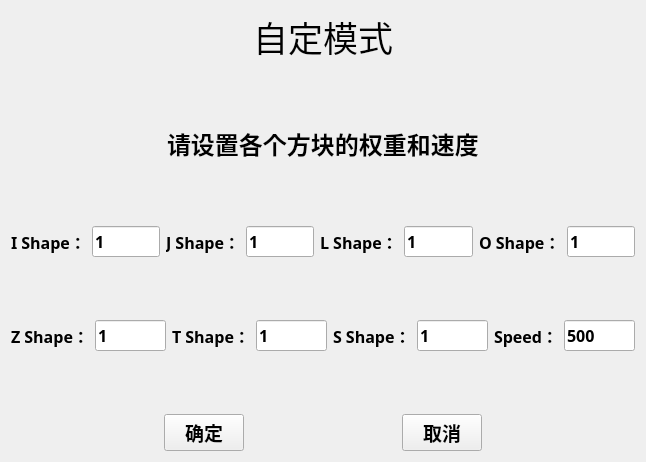
<?xml version="1.0" encoding="UTF-8"?>
<ui version="4.0">
 <class>Form</class>
 <widget class="QWidget" name="Form">
  <property name="geometry">
   <rect>
    <x>0</x>
    <y>0</y>
    <width>646</width>
    <height>462</height>
   </rect>
  </property>
  <property name="windowTitle">
   <string>Form</string>
  </property>
  <property name="styleSheet">
   <string notr="true"/>
  </property>
  <layout class="QHBoxLayout" name="horizontalLayout_19">
   <item>
    <spacer name="horizontalSpacer_14">
     <property name="orientation">
      <enum>Qt::Horizontal</enum>
     </property>
     <property name="sizeHint" stdset="0">
      <size>
       <width>40</width>
       <height>20</height>
      </size>
     </property>
    </spacer>
   </item>
   <item>
    <layout class="QVBoxLayout" name="verticalLayout">
     <item>
      <layout class="QHBoxLayout" name="horizontalLayout">
       <item>
        <spacer name="horizontalSpacer_2">
         <property name="orientation">
          <enum>Qt::Horizontal</enum>
         </property>
         <property name="sizeHint" stdset="0">
          <size>
           <width>40</width>
           <height>20</height>
          </size>
         </property>
        </spacer>
       </item>
       <item>
        <widget class="QLabel" name="label">
         <property name="font">
          <font>
           <family>Adobe Devanagari</family>
           <pointsize>26</pointsize>
          </font>
         </property>
         <property name="text">
          <string>自定模式</string>
         </property>
        </widget>
       </item>
       <item>
        <spacer name="horizontalSpacer">
         <property name="orientation">
          <enum>Qt::Horizontal</enum>
         </property>
         <property name="sizeHint" stdset="0">
          <size>
           <width>40</width>
           <height>20</height>
          </size>
         </property>
        </spacer>
       </item>
      </layout>
     </item>
     <item>
      <spacer name="verticalSpacer">
       <property name="orientation">
        <enum>Qt::Vertical</enum>
       </property>
       <property name="sizeHint" stdset="0">
        <size>
         <width>20</width>
         <height>40</height>
        </size>
       </property>
      </spacer>
     </item>
     <item>
      <layout class="QHBoxLayout" name="horizontalLayout_16">
       <item>
        <spacer name="horizontalSpacer_9">
         <property name="orientation">
          <enum>Qt::Horizontal</enum>
         </property>
         <property name="sizeHint" stdset="0">
          <size>
           <width>40</width>
           <height>20</height>
          </size>
         </property>
        </spacer>
       </item>
       <item>
        <widget class="QLabel" name="label_10">
         <property name="font">
          <font>
           <family>微软雅黑</family>
           <pointsize>18</pointsize>
           <weight>75</weight>
           <bold>true</bold>
          </font>
         </property>
         <property name="text">
          <string>请设置各个方块的权重和速度</string>
         </property>
        </widget>
       </item>
       <item>
        <spacer name="horizontalSpacer_10">
         <property name="orientation">
          <enum>Qt::Horizontal</enum>
         </property>
         <property name="sizeHint" stdset="0">
          <size>
           <width>40</width>
           <height>20</height>
          </size>
         </property>
        </spacer>
       </item>
      </layout>
     </item>
     <item>
      <spacer name="verticalSpacer_2">
       <property name="orientation">
        <enum>Qt::Vertical</enum>
       </property>
       <property name="sizeHint" stdset="0">
        <size>
         <width>20</width>
         <height>40</height>
        </size>
       </property>
      </spacer>
     </item>
     <item>
      <layout class="QHBoxLayout" name="horizontalLayout_4">
       <item>
        <layout class="QHBoxLayout" name="horizontalLayout_2">
         <item>
          <widget class="QLabel" name="label_2">
           <property name="font">
            <font>
             <family>微软雅黑</family>
             <pointsize>12</pointsize>
             <weight>75</weight>
             <bold>true</bold>
            </font>
           </property>
           <property name="text">
            <string>I Shape：</string>
           </property>
          </widget>
         </item>
         <item>
          <widget class="QLineEdit" name="ishape">
           <property name="font">
            <font>
             <family>微软雅黑</family>
             <pointsize>12</pointsize>
             <weight>75</weight>
             <bold>true</bold>
            </font>
           </property>
           <property name="text">
            <string>1</string>
           </property>
          </widget>
         </item>
         <item>
          <layout class="QHBoxLayout" name="horizontalLayout_3">
           <item>
            <widget class="QLabel" name="label_3">
             <property name="font">
              <font>
               <family>微软雅黑</family>
               <pointsize>12</pointsize>
               <weight>75</weight>
               <bold>true</bold>
              </font>
             </property>
             <property name="text">
              <string>J Shape：</string>
             </property>
            </widget>
           </item>
           <item>
            <widget class="QLineEdit" name="jshape">
             <property name="font">
              <font>
               <family>微软雅黑</family>
               <pointsize>12</pointsize>
               <weight>75</weight>
               <bold>true</bold>
              </font>
             </property>
             <property name="text">
              <string>1</string>
             </property>
            </widget>
           </item>
          </layout>
         </item>
         <item>
          <spacer name="horizontalSpacer_4">
           <property name="orientation">
            <enum>Qt::Horizontal</enum>
           </property>
           <property name="sizeHint" stdset="0">
            <size>
             <width>40</width>
             <height>20</height>
            </size>
           </property>
          </spacer>
         </item>
         <item>
          <layout class="QHBoxLayout" name="horizontalLayout_5">
           <item>
            <widget class="QLabel" name="label_5">
             <property name="font">
              <font>
               <family>微软雅黑</family>
               <pointsize>12</pointsize>
               <weight>75</weight>
               <bold>true</bold>
              </font>
             </property>
             <property name="text">
              <string>L Shape：</string>
             </property>
            </widget>
           </item>
           <item>
            <widget class="QLineEdit" name="lshape">
             <property name="font">
              <font>
               <family>微软雅黑</family>
               <pointsize>12</pointsize>
               <weight>75</weight>
               <bold>true</bold>
              </font>
             </property>
             <property name="text">
              <string>1</string>
             </property>
            </widget>
           </item>
          </layout>
         </item>
         <item>
          <spacer name="horizontalSpacer_5">
           <property name="orientation">
            <enum>Qt::Horizontal</enum>
           </property>
           <property name="sizeHint" stdset="0">
            <size>
             <width>40</width>
             <height>20</height>
            </size>
           </property>
          </spacer>
         </item>
         <item>
          <layout class="QHBoxLayout" name="horizontalLayout_6">
           <item>
            <widget class="QLabel" name="label_8">
             <property name="font">
              <font>
               <family>微软雅黑</family>
               <pointsize>12</pointsize>
               <weight>75</weight>
               <bold>true</bold>
              </font>
             </property>
             <property name="text">
              <string>O Shape：</string>
             </property>
            </widget>
           </item>
           <item>
            <widget class="QLineEdit" name="oshape">
             <property name="font">
              <font>
               <family>微软雅黑</family>
               <pointsize>12</pointsize>
               <weight>75</weight>
               <bold>true</bold>
              </font>
             </property>
             <property name="text">
              <string>1</string>
             </property>
            </widget>
           </item>
          </layout>
         </item>
         <item>
          <spacer name="horizontalSpacer_3">
           <property name="orientation">
            <enum>Qt::Horizontal</enum>
           </property>
           <property name="sizeHint" stdset="0">
            <size>
             <width>40</width>
             <height>20</height>
            </size>
           </property>
          </spacer>
         </item>
        </layout>
       </item>
      </layout>
     </item>
     <item>
      <spacer name="verticalSpacer_3">
       <property name="orientation">
        <enum>Qt::Vertical</enum>
       </property>
       <property name="sizeHint" stdset="0">
        <size>
         <width>20</width>
         <height>40</height>
        </size>
       </property>
      </spacer>
     </item>
     <item>
      <layout class="QHBoxLayout" name="horizontalLayout_7">
       <item>
        <layout class="QHBoxLayout" name="horizontalLayout_8">
         <item>
          <widget class="QLabel" name="label_4">
           <property name="font">
            <font>
             <family>微软雅黑</family>
             <pointsize>12</pointsize>
             <weight>75</weight>
             <bold>true</bold>
            </font>
           </property>
           <property name="text">
            <string>Z Shape：</string>
           </property>
          </widget>
         </item>
         <item>
          <widget class="QLineEdit" name="zshape">
           <property name="font">
            <font>
             <family>微软雅黑</family>
             <pointsize>12</pointsize>
             <weight>75</weight>
             <bold>true</bold>
            </font>
           </property>
           <property name="text">
            <string>1</string>
           </property>
          </widget>
         </item>
         <item>
          <layout class="QHBoxLayout" name="horizontalLayout_9">
           <item>
            <widget class="QLabel" name="label_6">
             <property name="font">
              <font>
               <family>微软雅黑</family>
               <pointsize>12</pointsize>
               <weight>75</weight>
               <bold>true</bold>
              </font>
             </property>
             <property name="text">
              <string>T Shape：</string>
             </property>
            </widget>
           </item>
           <item>
            <widget class="QLineEdit" name="tshape">
             <property name="font">
              <font>
               <family>微软雅黑</family>
               <pointsize>12</pointsize>
               <weight>75</weight>
               <bold>true</bold>
              </font>
             </property>
             <property name="text">
              <string>1</string>
             </property>
            </widget>
           </item>
          </layout>
         </item>
         <item>
          <spacer name="horizontalSpacer_6">
           <property name="orientation">
            <enum>Qt::Horizontal</enum>
           </property>
           <property name="sizeHint" stdset="0">
            <size>
             <width>40</width>
             <height>20</height>
            </size>
           </property>
          </spacer>
         </item>
         <item>
          <layout class="QHBoxLayout" name="horizontalLayout_10">
           <item>
            <widget class="QLabel" name="label_7">
             <property name="font">
              <font>
               <family>微软雅黑</family>
               <pointsize>12</pointsize>
               <weight>75</weight>
               <bold>true</bold>
              </font>
             </property>
             <property name="text">
              <string>S Shape：</string>
             </property>
            </widget>
           </item>
           <item>
            <widget class="QLineEdit" name="sshape">
             <property name="font">
              <font>
               <family>微软雅黑</family>
               <pointsize>12</pointsize>
               <weight>75</weight>
               <bold>true</bold>
              </font>
             </property>
             <property name="text">
              <string>1</string>
             </property>
            </widget>
           </item>
          </layout>
         </item>
         <item>
          <spacer name="horizontalSpacer_7">
           <property name="orientation">
            <enum>Qt::Horizontal</enum>
           </property>
           <property name="sizeHint" stdset="0">
            <size>
             <width>40</width>
             <height>20</height>
            </size>
           </property>
          </spacer>
         </item>
         <item>
          <layout class="QHBoxLayout" name="horizontalLayout_11">
           <item>
            <widget class="QLabel" name="label_9">
             <property name="font">
              <font>
               <family>微软雅黑</family>
               <pointsize>12</pointsize>
               <weight>75</weight>
               <bold>true</bold>
              </font>
             </property>
             <property name="text">
              <string>Speed：</string>
             </property>
            </widget>
           </item>
           <item>
            <widget class="QLineEdit" name="speed">
             <property name="font">
              <font>
               <family>微软雅黑</family>
               <pointsize>12</pointsize>
               <weight>75</weight>
               <bold>true</bold>
              </font>
             </property>
             <property name="text">
              <string>500</string>
             </property>
            </widget>
           </item>
          </layout>
         </item>
         <item>
          <spacer name="horizontalSpacer_8">
           <property name="orientation">
            <enum>Qt::Horizontal</enum>
           </property>
           <property name="sizeHint" stdset="0">
            <size>
             <width>40</width>
             <height>20</height>
            </size>
           </property>
          </spacer>
         </item>
        </layout>
       </item>
      </layout>
     </item>
     <item>
      <spacer name="verticalSpacer_4">
       <property name="orientation">
        <enum>Qt::Vertical</enum>
       </property>
       <property name="sizeHint" stdset="0">
        <size>
         <width>20</width>
         <height>40</height>
        </size>
       </property>
      </spacer>
     </item>
     <item>
      <layout class="QHBoxLayout" name="horizontalLayout_18">
       <item>
        <spacer name="horizontalSpacer_11">
         <property name="orientation">
          <enum>Qt::Horizontal</enum>
         </property>
         <property name="sizeHint" stdset="0">
          <size>
           <width>40</width>
           <height>20</height>
          </size>
         </property>
        </spacer>
       </item>
       <item>
        <widget class="QPushButton" name="pushButton">
         <property name="font">
          <font>
           <family>Adobe Devanagari</family>
           <pointsize>14</pointsize>
           <weight>75</weight>
           <bold>true</bold>
          </font>
         </property>
         <property name="text">
          <string>确定</string>
         </property>
        </widget>
       </item>
       <item>
        <spacer name="horizontalSpacer_12">
         <property name="orientation">
          <enum>Qt::Horizontal</enum>
         </property>
         <property name="sizeHint" stdset="0">
          <size>
           <width>40</width>
           <height>20</height>
          </size>
         </property>
        </spacer>
       </item>
       <item>
        <widget class="QPushButton" name="pushButton_2">
         <property name="font">
          <font>
           <family>Adobe Devanagari</family>
           <pointsize>14</pointsize>
           <weight>75</weight>
           <bold>true</bold>
          </font>
         </property>
         <property name="text">
          <string>取消</string>
         </property>
        </widget>
       </item>
       <item>
        <spacer name="horizontalSpacer_13">
         <property name="orientation">
          <enum>Qt::Horizontal</enum>
         </property>
         <property name="sizeHint" stdset="0">
          <size>
           <width>40</width>
           <height>20</height>
          </size>
         </property>
        </spacer>
       </item>
      </layout>
     </item>
    </layout>
   </item>
   <item>
    <spacer name="horizontalSpacer_15">
     <property name="orientation">
      <enum>Qt::Horizontal</enum>
     </property>
     <property name="sizeHint" stdset="0">
      <size>
       <width>40</width>
       <height>20</height>
      </size>
     </property>
    </spacer>
   </item>
  </layout>
 </widget>
 <resources/>
 <connections/>
</ui>
